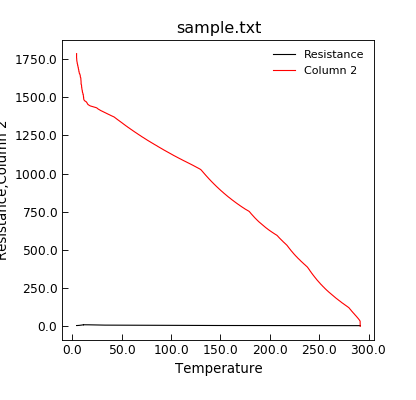

Write Python code to recreate this figure.
"""Plot data on a single y-axis."""
from Stoner import Data

p = Data("sample.txt", setas="xyy")
# Quick plot
p.plot()
